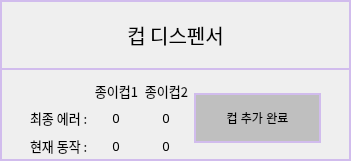
      <widget class="QFrame" name="FRAME_CUP">
       <property name="geometry">
        <rect>
         <x>100</x>
         <y>60</y>
         <width>351</width>
         <height>161</height>
        </rect>
       </property>
       <property name="styleSheet">
        <string notr="true">QFrame { 
	border:2px solid #D1BCED;
} 
QLabel {
	font: 10pt &quot;함초롬돋움&quot;;
}
QPushButton {
	border:2px solid #D1BCED;
	font: 15pt &quot;함초롬돋움&quot;; 
	color: black;
}
QLineEdit {
	font: 10pt &quot;함초롬돋움&quot;;
}</string>
       </property>
       <property name="frameShape">
        <enum>QFrame::StyledPanel</enum>
       </property>
       <property name="frameShadow">
        <enum>QFrame::Raised</enum>
       </property>
       <widget class="QPushButton" name="BTN_DEV_INFO_CUP">
        <property name="geometry">
         <rect>
          <x>0</x>
          <y>0</y>
          <width>351</width>
          <height>70</height>
         </rect>
        </property>
        <property name="font">
         <font>
          <family>함초롬돋움</family>
          <pointsize>15</pointsize>
          <weight>50</weight>
          <italic>false</italic>
          <bold>false</bold>
         </font>
        </property>
        <property name="text">
         <string>컵 디스펜서</string>
        </property>
        <property name="flat">
         <bool>false</bool>
        </property>
       </widget>
       <widget class="QWidget" name="layoutWidget">
        <property name="geometry">
         <rect>
          <x>30</x>
          <y>80</y>
          <width>291</width>
          <height>76</height>
         </rect>
        </property>
        <layout class="QHBoxLayout" name="horizontalLayout_2">
         <item>
          <layout class="QGridLayout" name="gridLayout">
           <item row="0" column="1">
            <widget class="QLabel" name="label_29">
             <property name="font">
              <font>
               <family>함초롬돋움</family>
               <pointsize>10</pointsize>
               <weight>50</weight>
               <italic>false</italic>
               <bold>false</bold>
              </font>
             </property>
             <property name="styleSheet">
              <string notr="true">QLabel{ 
   border: 0px solid
} </string>
             </property>
             <property name="text">
              <string>종이컵1</string>
             </property>
             <property name="alignment">
              <set>Qt::AlignRight|Qt::AlignTrailing|Qt::AlignVCenter</set>
             </property>
            </widget>
           </item>
           <item row="0" column="2">
            <widget class="QLabel" name="label_33">
             <property name="font">
              <font>
               <family>함초롬돋움</family>
               <pointsize>10</pointsize>
               <weight>50</weight>
               <italic>false</italic>
               <bold>false</bold>
              </font>
             </property>
             <property name="styleSheet">
              <string notr="true">QLabel{ 
   border: 0px solid
} </string>
             </property>
             <property name="text">
              <string>종이컵2</string>
             </property>
             <property name="alignment">
              <set>Qt::AlignRight|Qt::AlignTrailing|Qt::AlignVCenter</set>
             </property>
            </widget>
           </item>
           <item row="1" column="0">
            <widget class="QLabel" name="label_31">
             <property name="font">
              <font>
               <family>함초롬돋움</family>
               <pointsize>10</pointsize>
               <weight>50</weight>
               <italic>false</italic>
               <bold>false</bold>
              </font>
             </property>
             <property name="styleSheet">
              <string notr="true">QLabel{ 
   border: 0px solid
} </string>
             </property>
             <property name="text">
              <string>최종 에러 :</string>
             </property>
             <property name="alignment">
              <set>Qt::AlignLeading|Qt::AlignLeft|Qt::AlignVCenter</set>
             </property>
            </widget>
           </item>
           <item row="1" column="1">
            <widget class="QLabel" name="LB_CUP_1_LAST_ERROR">
             <property name="font">
              <font>
               <family>함초롬돋움</family>
               <pointsize>10</pointsize>
               <weight>50</weight>
               <italic>false</italic>
               <bold>false</bold>
              </font>
             </property>
             <property name="styleSheet">
              <string notr="true">QLabel{ 
   border: 0px solid
} </string>
             </property>
             <property name="text">
              <string>0</string>
             </property>
             <property name="alignment">
              <set>Qt::AlignCenter</set>
             </property>
            </widget>
           </item>
           <item row="1" column="2">
            <widget class="QLabel" name="LB_CUP_2_LAST_ERROR">
             <property name="font">
              <font>
               <family>함초롬돋움</family>
               <pointsize>10</pointsize>
               <weight>50</weight>
               <italic>false</italic>
               <bold>false</bold>
              </font>
             </property>
             <property name="styleSheet">
              <string notr="true">QLabel{ 
   border: 0px solid
} </string>
             </property>
             <property name="text">
              <string>0</string>
             </property>
             <property name="alignment">
              <set>Qt::AlignCenter</set>
             </property>
            </widget>
           </item>
           <item row="2" column="0">
            <widget class="QLabel" name="label_30">
             <property name="font">
              <font>
               <family>함초롬돋움</family>
               <pointsize>10</pointsize>
               <weight>50</weight>
               <italic>false</italic>
               <bold>false</bold>
              </font>
             </property>
             <property name="styleSheet">
              <string notr="true">QLabel{ 
   border: 0px solid
} </string>
             </property>
             <property name="text">
              <string>현재 동작 :</string>
             </property>
             <property name="alignment">
              <set>Qt::AlignLeading|Qt::AlignLeft|Qt::AlignVCenter</set>
             </property>
            </widget>
           </item>
           <item row="2" column="1">
            <widget class="QLabel" name="LB_CUP_1_OP_STATE">
             <property name="font">
              <font>
               <family>함초롬돋움</family>
               <pointsize>10</pointsize>
               <weight>50</weight>
               <italic>false</italic>
               <bold>false</bold>
              </font>
             </property>
             <property name="styleSheet">
              <string notr="true">QLabel{ 
   border: 0px solid
} </string>
             </property>
             <property name="text">
              <string>0</string>
             </property>
             <property name="alignment">
              <set>Qt::AlignCenter</set>
             </property>
            </widget>
           </item>
           <item row="2" column="2">
            <widget class="QLabel" name="LB_CUP_2_OP_STATE">
             <property name="font">
              <font>
               <family>함초롬돋움</family>
               <pointsize>10</pointsize>
               <weight>50</weight>
               <italic>false</italic>
               <bold>false</bold>
              </font>
             </property>
             <property name="styleSheet">
              <string notr="true">QLabel{ 
   border: 0px solid
} </string>
             </property>
             <property name="text">
              <string>0</string>
             </property>
             <property name="alignment">
              <set>Qt::AlignCenter</set>
             </property>
            </widget>
           </item>
          </layout>
         </item>
         <item>
          <widget class="QPushButton" name="BTN_CUP_ADD_DONE">
           <property name="minimumSize">
            <size>
             <width>100</width>
             <height>50</height>
            </size>
           </property>
           <property name="styleSheet">
            <string notr="true">font: 10pt &quot;함초롬돋움&quot;;
background-color: #BFBFBF</string>
           </property>
           <property name="text">
            <string>컵 추가 완료</string>
           </property>
          </widget>
         </item>
        </layout>
       </widget>
      </widget>
